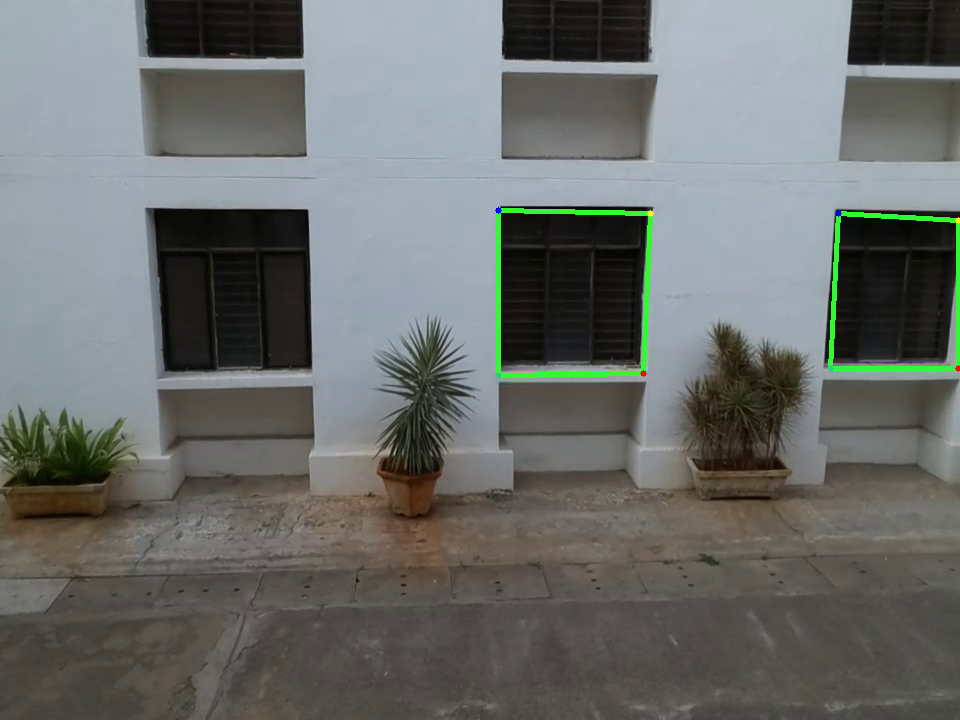
#> input picture win_det_heatmaps/templateMatching/sample_input/vis_Vindhya_002_000320.png, 960 x 720 px, found by its file name
$ jupyter execute --allow-errors Vindhya_002_000320.ipynb
#> lines starting #> are read from the running program, lines starting #| are printed output that depends on the picture
[cell 1]
import cv2
import numpy as np
import matplotlib.pyplot as plt
import imutils

[cell 2]
coordinates = []
def click_event(event, x, y, flags, params):

    # checking for left mouse clicks
    if event == cv2.EVENT_LBUTTONDOWN:

        # displaying the coordinates
        # on the Shell
        print(x, ' ', y)

        # displaying the coordinates
        # on the image window
#         font = cv2.FONT_HERSHEY_SIMPLEX
#         cv2.putText(img, str(x) + ',' +
#                     str(y), (x,y), font,
#                     1, (255, 0, 0), 2)
        cv2.imshow('image', img)
        coordinates.append([x,y])

    # checking for right mouse clicks
    if event==cv2.EVENT_RBUTTONDOWN:

        # displaying the coordinates
        # on the Shell
        print(x, ' ', y)

        # displaying the coordinates
        # on the image window
#         font = cv2.FONT_HERSHEY_SIMPLEX
#         b = img[y, x, 0]
#         g = img[y, x, 1]
#         r = img[y, x, 2]
#         cv2.putText(img, str(b) + ',' +
#                     str(g) + ',' + str(r),
#                     (x,y), font, 1,
#                     (255, 255, 0), 2)
        cv2.imshow('image', img)
        coordinates.append([x,y])

[cell 3]
fileName = 'vis_Vindhya_002_000320.png'
imgDirPath = 'F:\\IIIT-H Work\\win_det_heatmaps\\rrcServerData\\templateMatching\\images\\mobilenet\\'
imgPath = imgDirPath + fileName
# Reading the main image
img = cv2.imread(imgPath,1)
#> img is the input picture: shape (720, 960, 3); mean B, G, R 107.1, 109.3, 106.3
img_rgb = np.copy(img)

[cell 4]
plt.figure()
plt.imshow(img)
cv2.imshow('image', img)

# setting mouse hadler for the image
# and calling the click_event() function
cv2.setMouseCallback('image', click_event)

# wait for a key to be pressed to exit
cv2.waitKey(0)

# close the window
cv2.destroyAllWindows()

[cell 5]
print(coordinates)

#> (a cell that did not finish here is left out)

[cell 7]
# Loop through list to find range of x and y

def calculateRange(coordinates, padding, imageShape):
    minX = maxX = coordinates[0][0]
    minY = maxY = coordinates[0][1]
    startX = startY = endX = endY = 0
    h,w,c = imageShape
    for i in range(len(coordinates)):
        if minX > coordinates[i][0]:
            minX = coordinates[i][0]
        if maxX < coordinates[i][0]:
            maxX = coordinates[i][0]

        if minY > coordinates[i][1]:
            minY = coordinates[i][1]
        if maxY < coordinates[i][1]:
            maxY = coordinates[i][1]

    if (minX - padding < 0):
        startX = 0
    else:
        startX = minX - padding
    if (minY - padding < 0):
        startY = 0
    else:
        startY = minY - padding
    if (maxX + padding >= w):
        endX = w - 1
    else:
        endX = maxX + padding
    if (maxY + padding >= h):
        endY = h - 1
    else:
        endY = maxY + padding
    return startX, endX, startY, endY

[cell 8]
padding = 10
#> (the rest of this cell did not finish here and is left out)

[cell 9]
img_rgb.shape
#> Out = (720, 960, 3)

#> (a cell that did not finish here is left out)

#> (a cell that did not finish here is left out)

[cell 12]
img_gray = cv2.cvtColor(img_rgb, cv2.COLOR_BGR2GRAY)
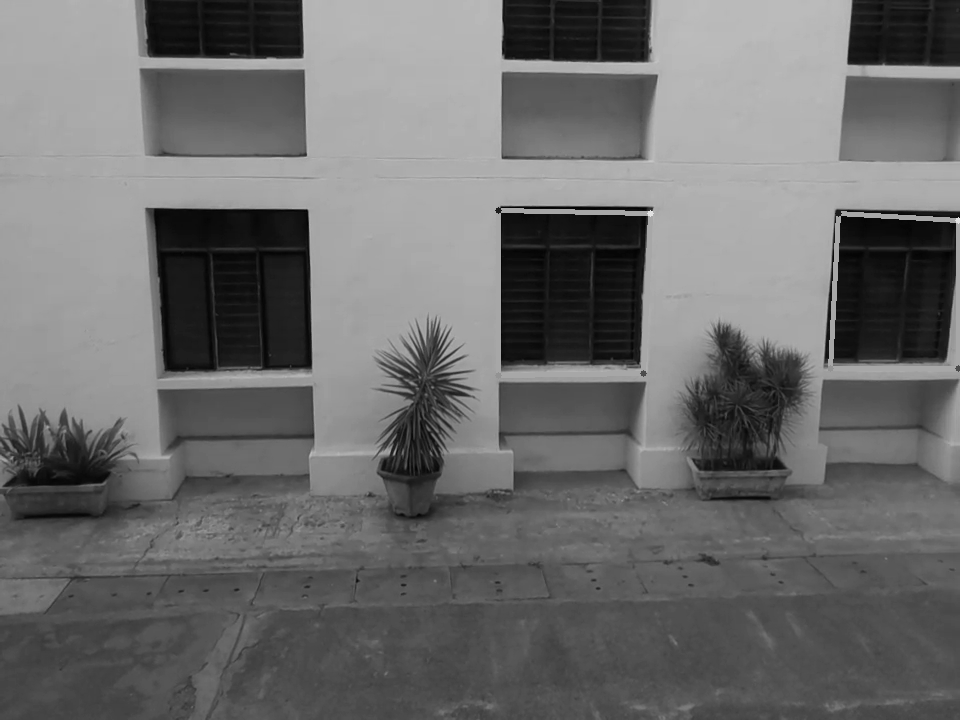
#> img_gray: shape (720, 960); min 1, max 226, mean 108.2
#> (the rest of this cell did not finish here and is left out)


$ run again, with win_det_heatmaps/templateMatching/sample_input/vis_Bakul_003_000470.png copied over win_det_heatmaps/templateMatching/sample_input/vis_Vindhya_002_000320.png
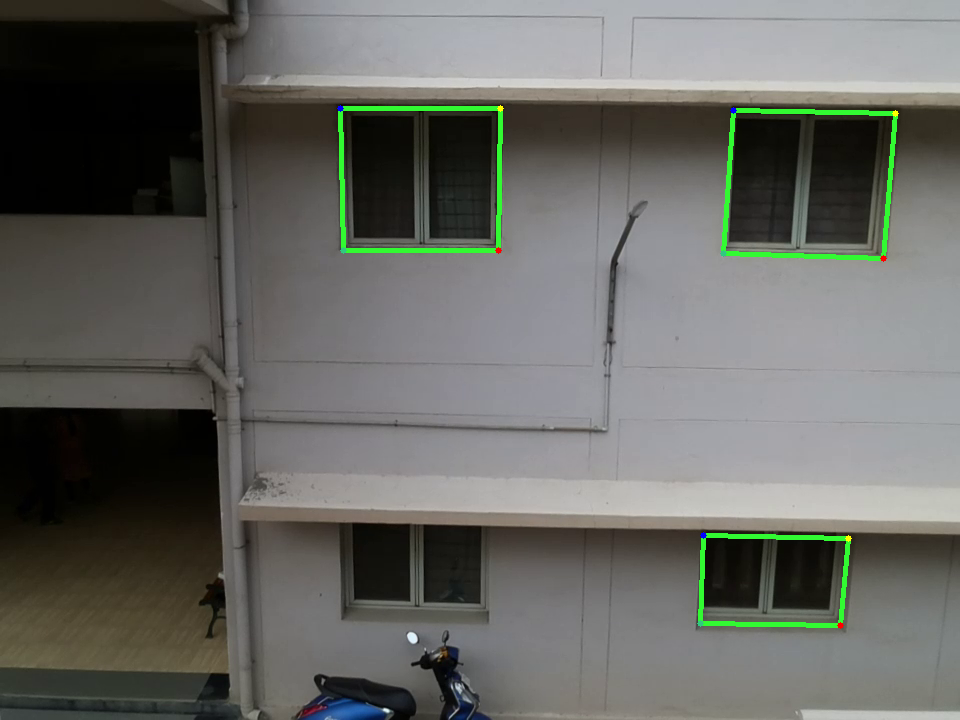
#> input picture win_det_heatmaps/templateMatching/sample_input/vis_Bakul_003_000470.png, 960 x 720 px, found by its file name
#> img is the input picture: shape (720, 960, 3); mean B, G, R 97.7, 102.6, 101.5
#> `img_gray = cv2.cvtColor(img_rgb, cv2.COLOR_BGR2GRAY)`:
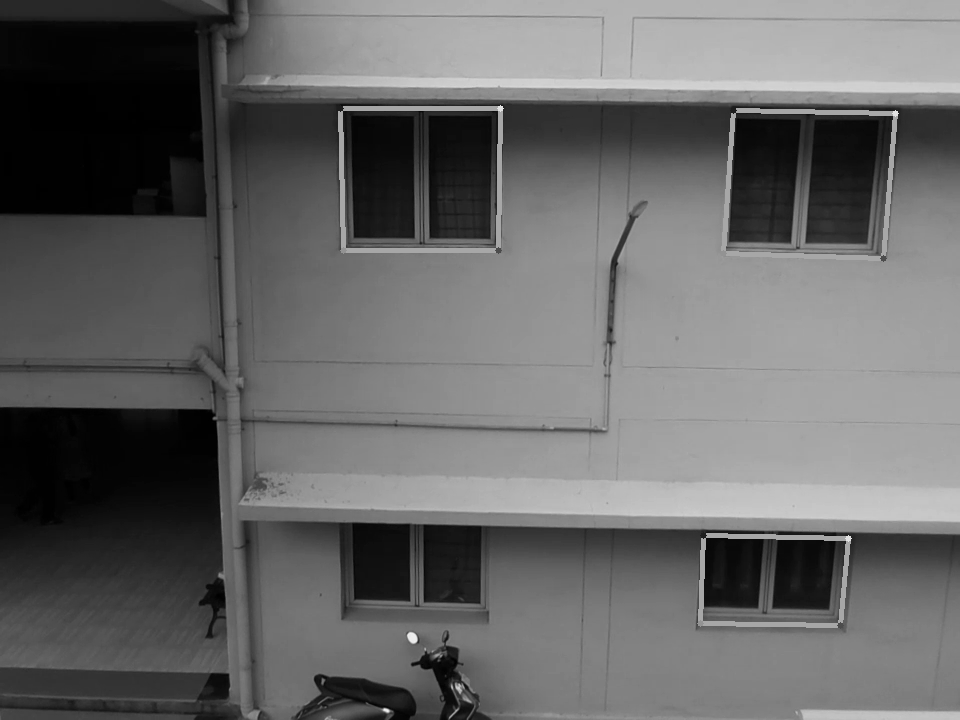
#> img_gray: shape (720, 960); min 0, max 241, mean 101.7
